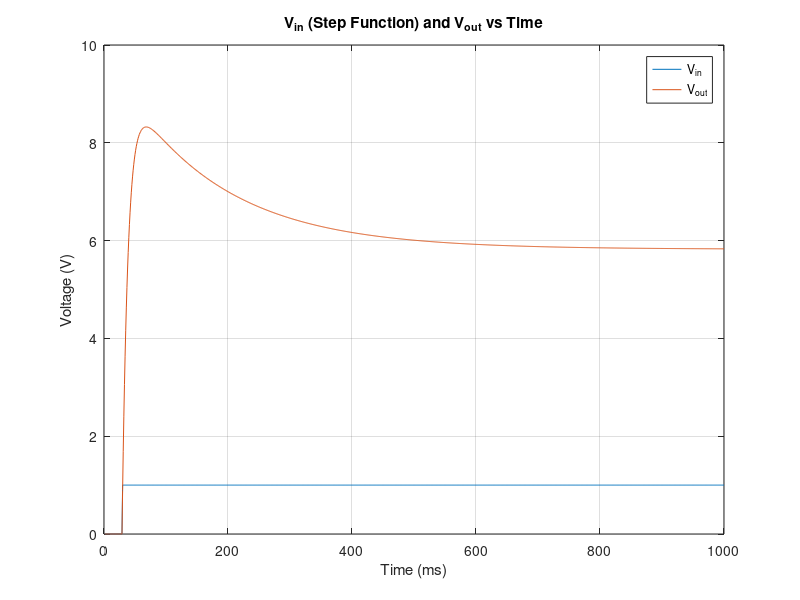
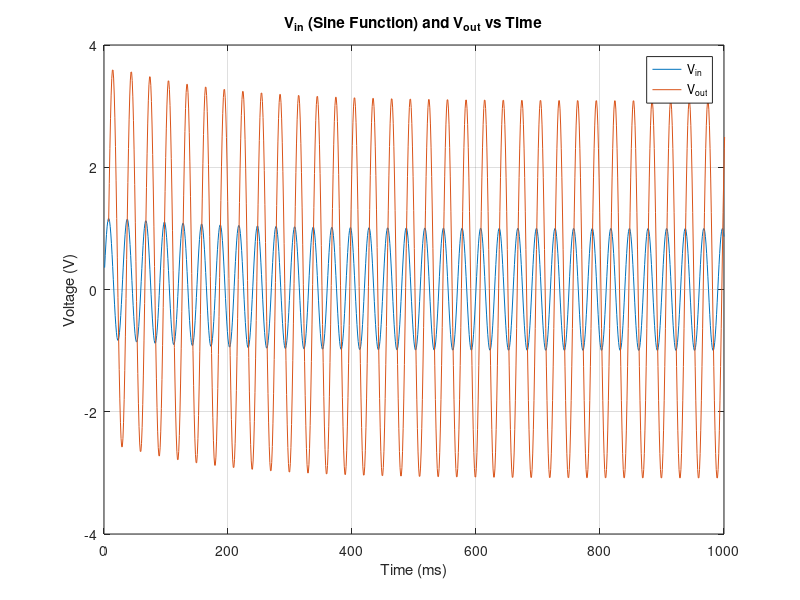
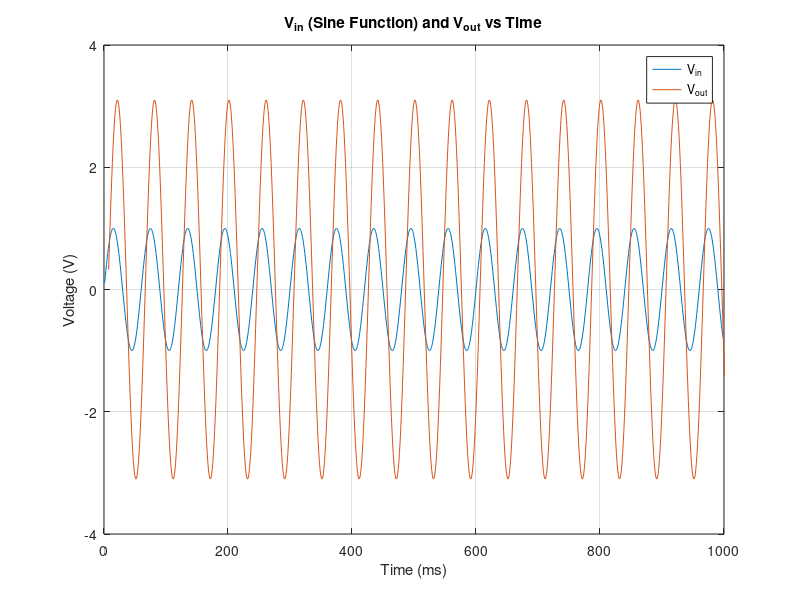
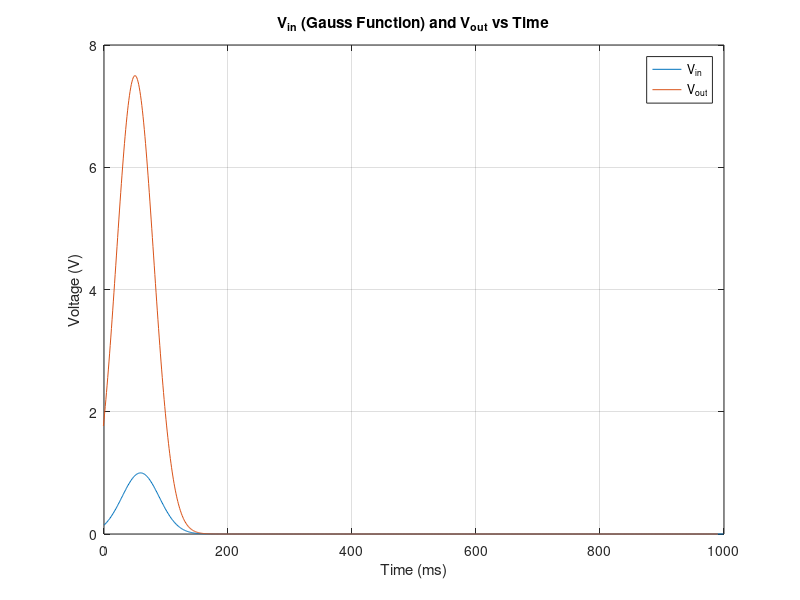

Write MATLAB code to recreate these figures, in order.
% PA 7 for ELEC 4700

close all
clear 
clc

% v = i*r;
% i = c*dv/dt;
% V = ldi*dt;

% Circuit Components
r1 = 1;
g1 = 1/r1;
r2 = 2;
g2 = 1/r2;
r3 = 22; % Obtained with Assigment 3 code
g3 = 1/r3;
r4 = 0.1;
g4 = 1/r4;
ro = 1000;
go = 1/ro;

c = 0.25;
L = 0.2;
a = 100;
vin = 1;

% eq1: derivative(v1-v2)/dt*C + (v1-v2)*g1 + Is = 0;
% eq2: v1 = vin;
% eq3: derivative(v2-v1)/dt*C + (v2-v1)*g1 + v2*g2 + Il = 0;
% eq4: v3*g3 - Il = 0;
% eq5: i3 = v3*v4;
% eq6: (v4-v5)*g4 + i3 = 0;
% eq7: (v5-v4)*g4 + v5*g0 = 0; 
% eq8: v3-v2 = L*dIl/dt;

% creating matrices
X = ['v1';'v2';'Is';'v3';'i3';'v4';'v5';'Il'];

G = [g1,-g1,1,0,0,0,0,0;
    1,0,0,0,0,0,0,0;
    -g1,g1+g2,0,0,0,0,0,1;
    0,0,0,g3,0,0,0,-1;
    0,0,0,0,1,-a,0,0;
    0,0,0,0,1,g4,-g4,0;
    0,0,0,0,0,-g4,g4+go,0;
    0,-1,0,1,0,0,0,0];
    
C = [c,-c,0,0,0,0,0,0;
    0,0,0,0,0,0,0,0;
    -c,c,0,0,0,0,0,0;
    0,0,0,0,0,0,0,0;
    0,0,0,0,0,0,0,0;
    0,0,0,0,0,0,0,0;
    0,0,0,0,0,0,0,0;
    0,0,0,0,0,0,0,L];

F = zeros(1,length(X));
F(1,2) = vin;
F = F';

% CdV/dt + GV = F
steps = 1000;
% steps = 10000; % for when told to increase time step at the end
stepsVector = 1:steps;
dt = 1e-3; % simulate for 1 second
% dt = 1e-4;
trans = 0.03; 

% Part A - A step that transistions from 0 to 1 at 0.03s
v0 = zeros(8,1);
v1 = zeros(8,steps);

for i = 1:steps
    
    if i < trans*steps
        v1(:,i) = (C./dt+G)\(C*v0/dt);               
    else
        v1(:,i) = (C./dt+G)\(F+C*v0/dt);        
    end
    
    v0 = v1(:, i);      
end

figure
plot(stepsVector,v1(1,:))
grid on
hold on
plot(stepsVector,v1(4,:)*9)
legend('V_{in}','V_{out}')
title('V_{in} (Step Function) and V_{out} vs Time')
xlabel('Time (ms)'),ylabel('Voltage (V)')


% Part B - A sin(2πft) function with f = 1/(0.03) 1/s or 33.33Hz
v2 = zeros(8, steps);
vSinVal = zeros(8,1);
f1 = 1/(trans);

for j = 1:steps

    vSinVal(1,1) = sin(2*pi*f1*j*dt);
    v2(:,j) = (C./dt+G)\(vSinVal+C*v0/dt);
    v0 = v2(:, j);
        
end

figure
plot(stepsVector,v2(3,:))
grid on
hold on
plot(stepsVector+6.5,v2(3,:)*3.1)
legend('V_{in}','V_{out}')
title('V_{in} (Sine Function) and V_{out} vs Time')
xlabel('Time (ms)'),ylabel('Voltage (V)')
xlim([0 1000])
% xlim([0 10000])

% Second Frequency
f2 = 1/(2*trans);
for j = 1:steps
    
    vSinVal(1,1) = sin(2*pi*f2*j*dt);
    v2(:,j) = (C./dt+G)\(vSinVal+C*v0/dt);    
    v0 = v2(:, j);
    
end

figure
plot(stepsVector,v2(3,:))
grid on
hold on
plot(stepsVector+6.5,v2(3,:)*3.1)
legend('V_{in}','V_{out}')
title('V_{in} (Sine Function) and V_{out} vs Time')
xlabel('Time (ms)'),ylabel('Voltage (V)')
xlim([0 1000])
% xlim([0 10000])

% Part C - Guassian with a mag=1, std dev. = 0.03s and a delay of 0.06s.
% Gaus = mag*exp(-1/2*((x-mu)/sigma)^2)

v3 = zeros(8,steps);
vGaussVal = zeros(8,1);
mag = 1; 
sig = 0.03; % Standard deviation
mu = 0.06; % Delay

for k = 1:steps
    
    vGaussVal(1,1) = exp(-1/2*((k/steps-mu)/(sig))^2);        
    v3(:,k) = (C./dt+G)\(vGaussVal+C*v0/dt);    
    v0 = v3(:, k);        
end

figure
plot(stepsVector-1,v3(3,:))
grid on
hold on
plot(stepsVector-10,v3(3,:)*7.5)
legend('V_{in}','V_{out}')
title('V_{in} (Gauss Function) and V_{out} vs Time')
xlabel('Time (ms)'),ylabel('Voltage (V)')
xlim([0 1000])
% xlim([0 10000])

% Part D - Frequency Functions

fRange = -500:499; % length must = length(steps)
% fRange = -5000:4999; % new fRange for new Steps

% Step Function Frequency 
v1InFourier = fft(v1(1, :));
v1OutFourier = fft(v1(4, :)*7);
v1InShift = fftshift(v1InFourier);
v1OutShift = fftshift(v1OutFourier);

% use abs() to deal with complex/imaginary parts
figure
plot(fRange,20*log10(abs(v1InShift)))
grid on
hold on
plot(fRange,20*log10(abs(v1OutShift)))
legend('V_{in}','V_{out}')
title('V_{in} (Step Function) and V_{out} vs Frequency')
xlabel('Frequency (kHz)'),ylabel('Voltage (dB)')

% Sine Function Frequency (For the first freqeuncy of 1/0.03s)
v2Fourier = fft(v2.');
v2Shift = fftshift(v2Fourier);

figure
plot(fRange,20*log10(abs(v2Shift(:,7)/45)))
grid on
hold on
plot(fRange,20*log10(abs(v2Shift(:,7)/4.5)))
legend('V_{in}','V_{out}')
title('V_{in} (Sine Function) and V_{out} vs Frequency')
xlabel('Frequency (kHz)'),ylabel('Voltage (dB)')

% Gaussian Function Frequency 
v3Fourier = fft(v3.');
v3Shift = fftshift(v3Fourier);

figure
plot(fRange,20*log10(abs(v3Shift(:,7)/12)))
grid on
hold on
plot(fRange,20*log10(abs(v3Shift(:,7)/1.2)))
legend('V_{in}','V_{out}')
title('V_{in} (Gauss Function) and V_{out} vs Frequency')
xlabel('Frequency (kHz)'),ylabel('Voltage (dB)')


